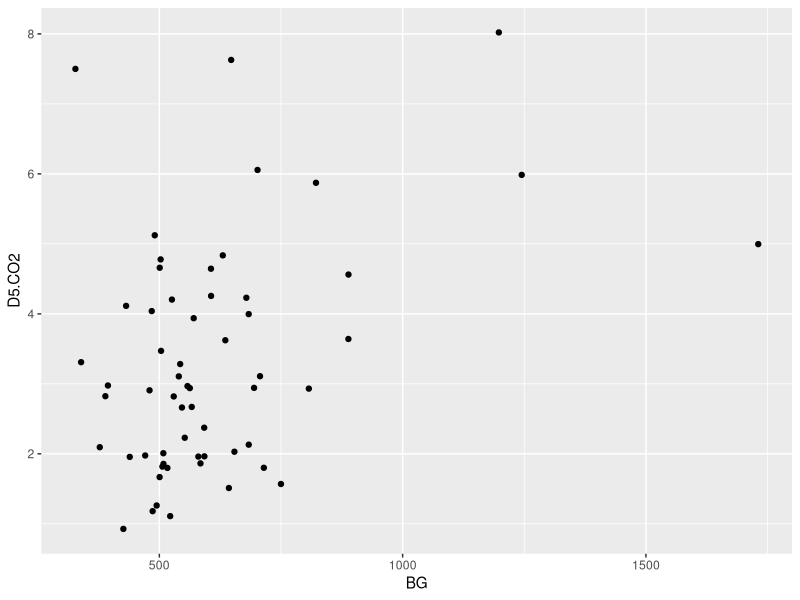
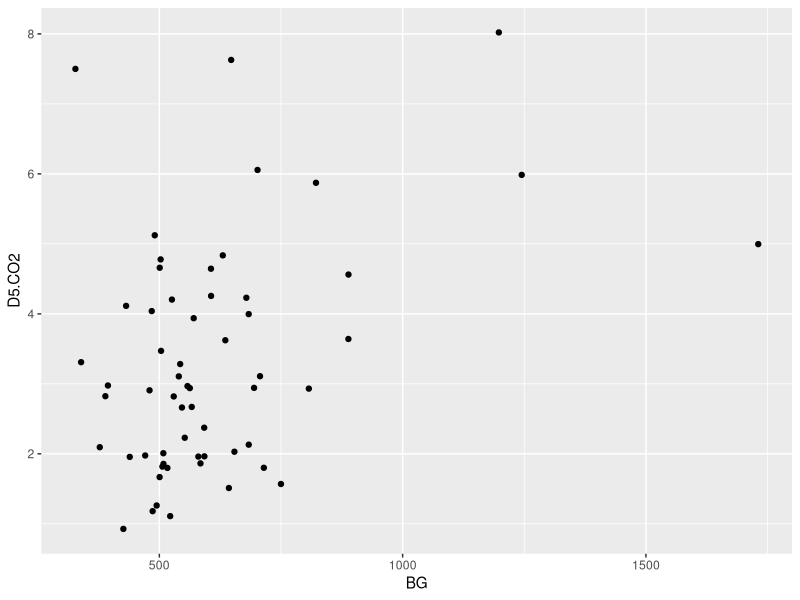
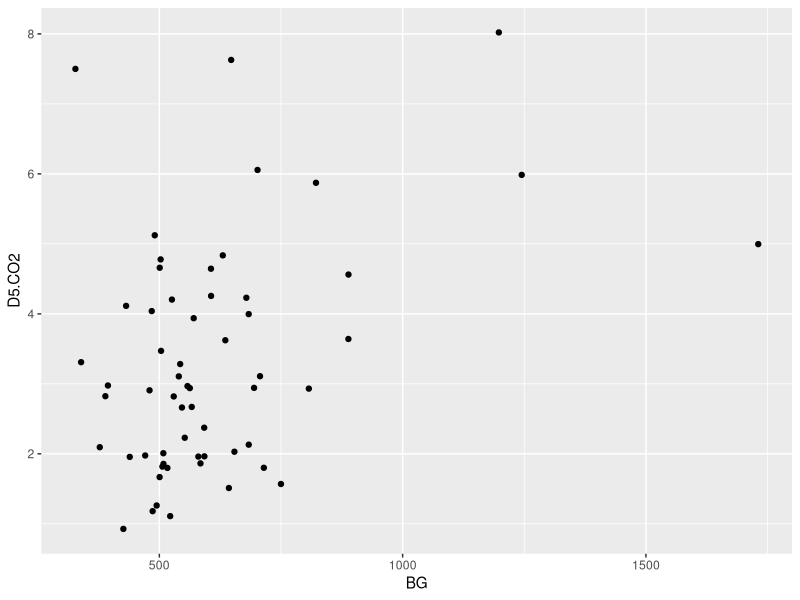
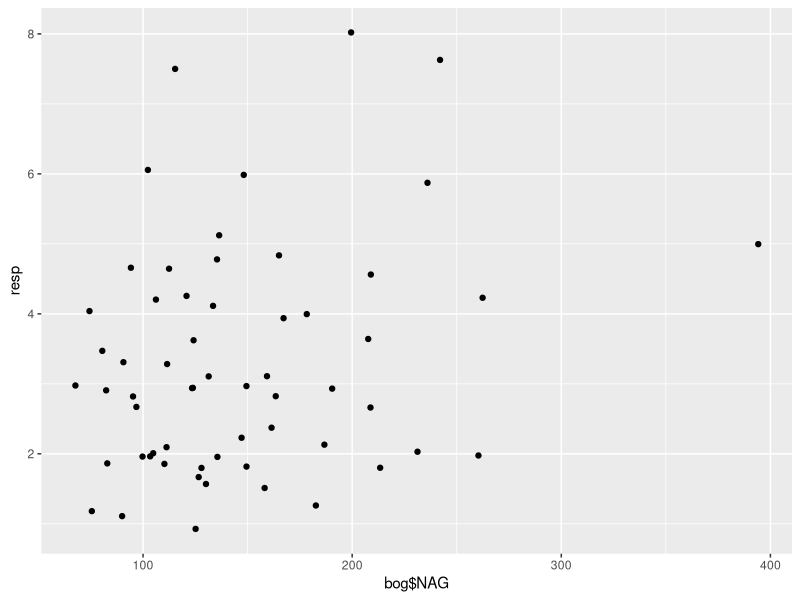
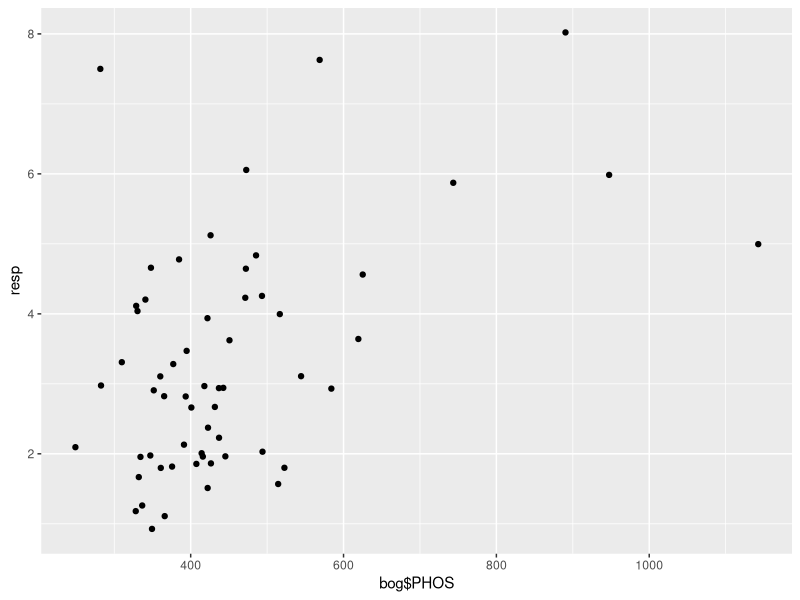
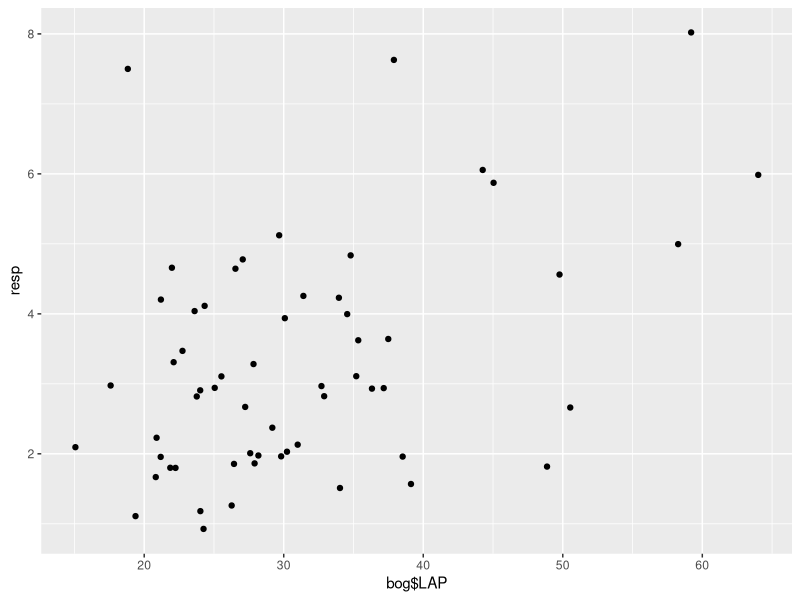
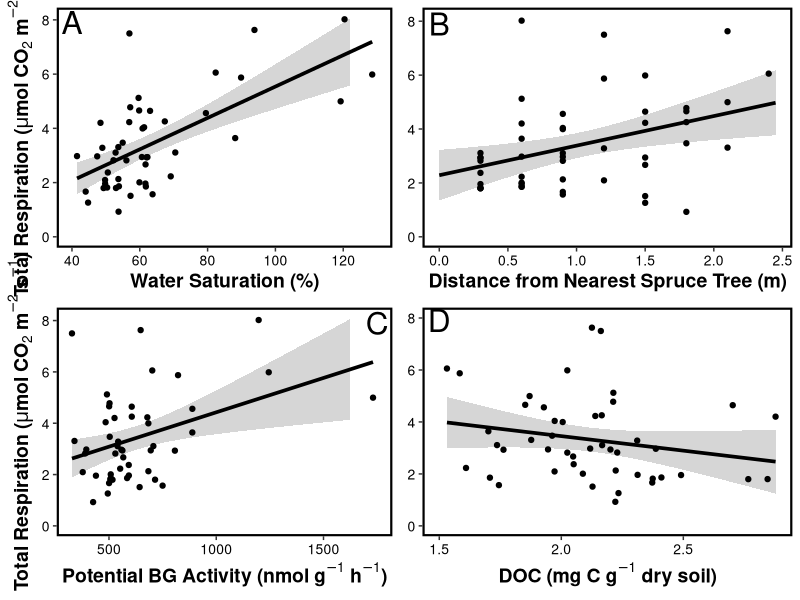
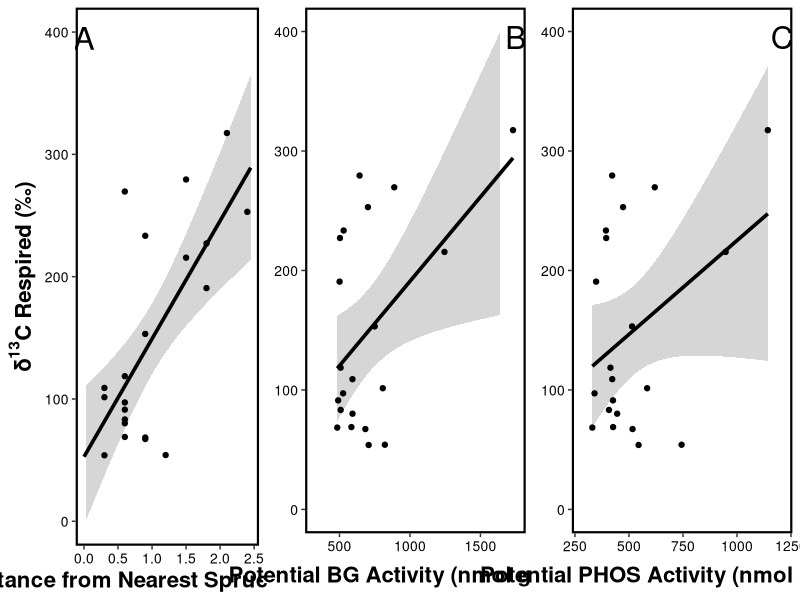

R code for these plots, in order: (Note: this script raises an error after producing the figures.)
### Currrent code for bog paper analyses and figures
### Kenna Rewcastle
### March 6th, 2018
### Revised June 14, 2019

library(ggplot2)
library(dplyr)
library(MASS)
library(stats)
library(gridExtra)
library(knitr)
library(kableExtra)


# Master Data Frame ******SKIP THIS SECTION ***** ------------------------------------------
#bog1<-read.csv("bog_2015.csv")
#bog<-filter(bog1,GWC!="NA")

# Compress enzymes into a total nutrient enzyme activity parameter and a total carbon enzyme activity parameter.

# nutrient enzymes
#NAG<-bog$NAG
#PHOS<-bog$PHOS
#LAP<-bog$LAP 
#enzyNut<-NAG+PHOS+LAP

# carbon enzymes
#CBH<-bog$CBH
#AG<-bog$AG
#BG<-bog$BG
#enzyC<-CBH+AG+BG

# add total enzyme columns to main dataframe
#bog<-cbind(bog,enzyNut,enzyC)

#bog[51,31]<-NA # Excludes one very clear outlier (screwed up analysis?) MBC point

# data frame without NAs for step AIC function
#realbog<-filter(bog,MBC.mg.C.g.1.dry.soil!="NA")

#write.csv(bog,file="Master_BOG2015_forR.csv",row.names=FALSE)
#write.csv(realbog,file="BOG2015_for_stepAIC.csv",row.names=FALSE)


# ANALYSES FOR MANUSCRIPT BODY --------------------------------------------
bog<-read.csv("Master_BOG2015_forR.csv")
realbog<-read.csv("BOG2015_for_stepAIC.csv")
bog_starch<-filter(realbog,carbon=="label")

# Scale C and N values  ----------------

# Reviewer 2 didn't like the idea of adding enzyme activities together to come up with a composite enzyme activity. To address this, I've scaled the enzyme activities so that the magnitude each of the three individual activities in the composite variable are comparable. Resp x each enzyme and d13 by each enzyme will be included in the supplemental material.


# RESPIRATION --------------------------------------------
resp<-bog$D5.CO2

# Carbon enzymes
bg_resp<-lm(resp~bog$BG)
summary(bg_resp) # p = 0.003, R2 = 0.1327
qplot(x=BG,y=D5.CO2,data=bog)

ag_resp<-lm(resp~bog$AG)
summary(ag_resp) # p = 0.990, R2 = -0.01754
qplot(x=BG,y=D5.CO2,data=bog)

cbh_resp<-lm(resp~bog$CBH)
summary(cbh_resp) # p = 0.007 R2 = 0.1067
qplot(x=BG,y=D5.CO2,data=bog)


# Nutrient enzymes
nag_resp<-lm(resp~bog$NAG) 
summary(nag_resp) # p = 0.063 R2 = 0.042
qplot(bog$NAG,resp)

phos_resp<-lm(resp~bog$PHOS)
summary(phos_resp) # p = 0.0001 R2 = 0.2157
qplot(bog$PHOS,resp)

lap_resp<-lm(resp~bog$LAP)
summary(lap_resp) # p = 0.0007938 R2 = 0.1662
qplot(bog$LAP,resp)

##### Model selection using step AIC for resp predictors. These parameters are for the scenario where we include 

resp<-realbog$D5.CO2
MBC<-realbog$MBC.mg.C.g.1.dry.soil
# logMBC<-log(MBC) # Data is slightly more normally distributed... Not enough to matter!
# resp_enzyC<-realbog$enzyC
# resp_enzyNut<-realbog$enzyNut
sat<-realbog$per..saturation
pH<-realbog$pH
DOC<-realbog$DOC..mg.C.g.1.dry.soil.
CN<-realbog$peat.C.N
spruce<-realbog$Dist..Spruce..m.
blub<-realbog$Dist..Blueberry..m.

enzy_C_scale<-data.frame("AG_scale"=realbog$AG,"BG_scale"=realbog$BG,"CBH_scale"=realbog$CBH)
enzy_C_scale<-scale(enzy_C_scale,center=FALSE,scale=TRUE)
sum_C_scale<-enzy_C_scale[,1] + enzy_C_scale[,2] + enzy_C_scale[,3]

enzy_nut_scale<-data.frame("NAG_scale"=realbog$NAG,"PHOS_scale"=realbog$PHOS,"LAP_scale"=realbog$LAP)
enzy_nut_scale<-scale(enzy_nut_scale,center=FALSE,scale=TRUE)
sum_nut_scale<-enzy_nut_scale[,1] + enzy_nut_scale[,2] + enzy_nut_scale[,3]

AG<-realbog$AG
BG<-realbog$BG
CBH<-realbog$CBH
NAG<-realbog$NAG
LAP<-realbog$LAP
PHOS<-realbog$PHOS

# These parameters are on the full dataset (n=59) and excludes MBC and DOC
# resp<-bog$D5.CO2
# resp_enzyC<-bog$enzyC
# resp_enzyNut<-bog$enzyNut
# sat<-bog$per..saturation
# pH<-bog$pH
# CN<-bog$peat.C.N
# spruce<-bog$Dist..Spruce..m.
# blub<-bog$Dist..Blueberry..m.

# Figure out parameter order in initial model by comparing resp~paramater R2

# predict1<-data.frame(MBC,resp_enzyC,resp_enzyNut,sat,pH,DOC,CN,spruce,blub)
# predict1<-data.frame(sum_C_scale,sum_nut_scale,sat,pH,CN,spruce,blub,MBC,DOC)
predict1<-data.frame(AG,BG,CBH,NAG,PHOS,LAP,sat,pH,CN,spruce,blub,MBC,DOC)

param_R2<-function(predict,response){
  N<-ncol(predict)
  R2vect<-c()
  for (i in 1:N) {
    regression<-lm(response~predict[,i])
    R2vect[i]<-summary(regression)$adj.r.squared
  }
  results<-data.frame(names(predict),R2vect)
  colnames(results)<-c("Predictor","R2")
  results<-results[order(-results$R2),] 
  return(results)
}

resp_rs<-param_R2(predict=predict1,response=resp)
print(resp_rs)

# StepAIC model selection 

library(MASS)

mod001<-lm(resp~sat+ PHOS+ LAP+ MBC+ BG+ spruce+ CBH+ NAG+ DOC+ pH+ blub+ CN+ AG)
# mod001<-lm(resp~sat+ resp_enzyNut+ spruce+ resp_enzyC+ pH+ CN+ blub)
startmod<-lm(resp~1)
stepmod001<-stepAIC(startmod,direction="both",scope=resp~sat+ PHOS+ LAP+ MBC+ BG+ spruce+ CBH+ NAG+ DOC+ pH+ blub+ CN+ AG) # best model: resp ~ sat + BG + spruce + DOC, AIC = 19.5
summary(stepmod001)

mod1<-lm(resp~sat)
summary(mod1)
mod2<-lm(resp~sat+BG)
summary(mod2)
mod3<-lm(resp~sat+BG+spruce)
summary(mod3)
mod4<-lm(resp~sat+BG+spruce+DOC)
summary(mod4)

##### Linear regressions between parameters in best fit model and resp

resp_sat<-lm(resp~sat)
summary(resp_sat) # p < 0.001, R2 = 0.411

resp_sat_plot<-ggplot(data=realbog,aes(x=sat,y=resp)) +
  geom_smooth(method=lm,formula=y~x,colour="black",size=1.25) +
  geom_point() +
  ylim(0,8.1) +
  ylab(expression(bold(paste("Total Respiration (",mu,"mol"," ","CO"[2]," ","m"^-2," s"^-1,")")))) +
  xlab(label="Water Saturation (%)") +
  coord_cartesian(xlim=c(40,130), ylim=c(0,8.05)) + # Makes sure that CI and line fit extend to edge of graph
  annotate("text", x = 40, y = 7.9, label = "A", size=8, color="black") +
  theme(panel.grid.minor=element_blank(),
        panel.grid.major=element_blank(),
        axis.text=element_text(colour="black",size=10),
        axis.title=element_text(size=14,face="bold"),
        panel.border=element_rect(fill=NA,colour="black",size=1.5),
        panel.background=element_rect(fill=NA)
  )

resp_spruce<-lm(resp~spruce)
summary(resp_spruce) # p = 0.007, R2 = 0.13

resp_spruce_plot<-ggplot(data=realbog,aes(x=spruce,y=resp)) +
  geom_smooth(method=lm,formula=y~x,fullrange=TRUE,colour="black",size=1.25) +
  geom_point() +
  ylab(label=NULL) +
  xlab(label="Distance from Nearest Spruce Tree (m)") +
  ylim(0,8.1) +
  xlim(0,2.45) +
  annotate("text", x = 0, y = 7.9, label = "B", size=8, color="black") +
  theme(panel.grid.minor=element_blank(),
        panel.grid.major=element_blank(),
        axis.text=element_text(colour="black",size=10),
        axis.title=element_text(size=14,face="bold"),
        panel.border=element_rect(fill=NA,colour="black",size=1.5),
        panel.background=element_rect(fill=NA)
  )

resp_BG_mod<-lm(resp~BG) # p = 0.007, R2 = 0.129
summary(resp_BG_mod)

resp_BG_plot<-ggplot(data=realbog,aes(x=BG,y=resp)) +
  geom_smooth(method=lm,formula=y~x,colour="black",size=1.25) +
  geom_point() +
  ylab(expression(bold(paste("Total Respiration (",mu,"mol"," ","CO"[2]," ","m"^-2," s"^-1,")")))) +
  xlab(expression(bold(paste("Potential BG Activity"," (nmol"," g"^-1," h"^-1,")")))) +
  ylim(0,8.1) +
  annotate("text", x = 1750, y = 7.9, label = "C", size=8, color="black") +
  theme(panel.grid.minor=element_blank(),
        panel.grid.major=element_blank(),
        axis.text=element_text(colour="black",size=10),
        axis.title=element_text(size=14,face="bold"),
        panel.border=element_rect(fill=NA,colour="black",size=1.5),
        panel.background=element_rect(fill=NA)
  )

resp_DOC<-lm(resp~DOC) # p = 0.16, R2 = 0.022
summary(resp_DOC)

resp_DOC_plot<-ggplot(data=realbog,aes(x=DOC,y=resp)) +
  geom_smooth(method=lm,formula=y~x,colour="black",size=1.25) +
  geom_point() +
  ylab(label=NULL) +
  xlab(expression(bold(paste("DOC (mg C ","g"^-1," dry soil)")))) +
  ylim(0,8) +
  annotate("text", x = 1.5, y = 7.9, label = "D", size=8, color="black") +
  theme(panel.grid.minor=element_blank(),
        panel.grid.major=element_blank(),
        axis.text=element_text(colour="black",size=10),
        axis.title=element_text(size=14,face="bold"),
        panel.border=element_rect(fill=NA,colour="black",size=1.5),
        panel.background=element_rect(fill=NA)
  )

##### Panneled figure for best predictor regressions

library(gridExtra)
Figure2<-grid.arrange(resp_sat_plot,resp_spruce_plot,resp_BG_plot,resp_DOC_plot,nrow=2)
ggsave(filename="Figure2.pdf",plot=Figure2,dpi=300,width=8.75,height=7.5,units="in")

##### Model selection using step AIC for d13 predictors.

bog_starch<-filter(realbog,carbon=="label")

d13<-bog_starch$D5.d13
MBC<-bog_starch$MBC.mg.C.g.1.dry.soil
starch_enzyC<-bog_starch$enzyC
starch_enzyNut<-bog_starch$enzyNut
sat<-bog_starch$per..saturation
pH<-bog_starch$pH
DOC<-bog_starch$DOC..mg.C.g.1.dry.soil.
CN<-bog_starch$peat.C.N
spruce<-bog_starch$Dist..Spruce..m.
blub<-bog_starch$Dist..Blueberry..m.
resp<-bog_starch$D5.CO2
AG<-bog_starch$AG
BG<-bog_starch$BG
CBH<-bog_starch$CBH
NAG<-bog_starch$NAG
PHOS<-bog_starch$PHOS
LAP<-bog_starch$LAP

# Scale enzyme parameters
enzy_C_scale<-data.frame("AG_scale"=bog_starch$AG,"BG_scale"=bog_starch$BG,"CBH_scale"=bog_starch$CBH)
enzy_C_scale<-scale(enzy_C_scale,center=FALSE,scale=TRUE)
sum_C_scale<-enzy_C_scale[,1] + enzy_C_scale[,2] + enzy_C_scale[,3]

enzy_nut_scale<-data.frame("NAG_scale"=bog_starch$NAG,"PHOS_scale"=bog_starch$PHOS,"LAP_scale"=bog_starch$LAP)
enzy_nut_scale<-scale(enzy_nut_scale,center=FALSE,scale=TRUE)
sum_nut_scale<-enzy_nut_scale[,1] + enzy_nut_scale[,2] + enzy_nut_scale[,3]

# Figure out parameter order in initial model by comparing resp~paramater R2

predict2<-data.frame(MBC,AG,BG,CBH,NAG,LAP,PHOS,sat,pH,DOC,CN,spruce,blub)
# predict2<-data.frame(starch_enzyC,starch_enzyNut,sat,pH,CN,spruce,blub)

starch_rs<-param_R2(predict=predict2,response=d13)
print(starch_rs)

# StepAIC model selection
library(MASS)

mod002<-lm(d13~spruce+ MBC+ BG+ CBH+ sat+ LAP+ PHOS+ AG+ NAG+ DOC+ CN+ blub+ pH)
# mod002<-lm(d13~spruce+ starch_enzyC+ sat+ starch_enzyNut+ CN+ pH+ blub)
# Best model: resp~ spruce+ starch_enzyC + starch_enzyNut 
startmod<-lm(d13~1)
stepmod002<-stepAIC(startmod,direction="both",scope=d13~spruce+ MBC+ BG+ CBH+ sat+ LAP+ PHOS+ AG+ NAG+ DOC+ CN+ blub+ pH)
summary(stepmod002) # best model = spruce + BG + PHOS

mod01<-lm(d13~spruce)
summary(mod01)
mod02<-lm(d13~spruce+ BG)
summary(mod02)
mod03<-lm(d13~spruce + BG + PHOS)
summary(mod03)

##### Linear regressions between parameters in best fit model and d13

d13_spruce<-lm(d13~spruce)
summary(d13_spruce) # p = 0.002, R2 = 0.35

d13_spruce_plot<-ggplot(data=bog_starch,aes(x=spruce,y=d13)) +
  geom_smooth(method=lm,formula=y~x,fullrange=TRUE,colour="black",size=1.25) +
  geom_point() +
  ylab(label=expression(bold(paste("\u03B4"^{bold("13")}, "C Respired (\u2030)")))) +
  xlab(label="Distance from Nearest Spruce Tree (m)") +
  ylim(0,400) +
  xlim(0,2.45) +
  annotate("text", x = 0, y = 395, label = "A", size=8, color="black") +
  theme(panel.grid.minor=element_blank(),
        panel.grid.major=element_blank(),
        axis.text=element_text(colour="black",size=10),
        axis.title.y=element_text(size=16,face="bold"),
        axis.title.x=element_text(size=16,face="bold"),
        panel.border=element_rect(fill=NA,colour="black",size=1.5),
        panel.background=element_rect(fill=NA)
  )

d13_BG<-lm(d13~BG) # p = 0.010, R2 = 0.2515
summary(d13_BG)

d13_BG_plot<-ggplot(data=bog_starch,aes(x=BG,y=d13)) +
  geom_smooth(method=lm,formula=y~x,colour="black",size=1.25) +
  geom_point() +
  ylab(label=NULL) +
  xlab(expression(bold(paste("Potential BG Activity"," (nmol"," g"^-1," h"^-1,")")))) +
  ylim(0,400) +
  annotate("text", x = 1750, y = 395, label = "B", size=8, color="black") +
  theme(panel.grid.minor=element_blank(),
        panel.grid.major=element_blank(),
        axis.text=element_text(colour="black",size=10),
        axis.title.y=element_text(size=16,face="bold"),
        axis.title.x=element_text(size=16,face="bold"),
        panel.border=element_rect(fill=NA,colour="black",size=1.5),
        panel.background=element_rect(fill=NA)
  )

d13_PHOS<-lm(d13~PHOS) # p = 0.048, R2 = 0.14
summary(d13_PHOS)

d13_PHOS_plot<-ggplot(data=bog_starch,aes(x=PHOS,y=d13)) +
  geom_smooth(method=lm,formula=y~x,colour="black",size=1.25) +
  geom_point() +
  ylab(label=NULL) +
  xlab(expression(bold(paste("Potential PHOS Activity"," (nmol"," g"^-1," h"^-1,")")))) +
  ylim(0,400) +
  annotate("text", x = 1210, y = 395, label = "C", size=8, color="black") +
  theme(panel.grid.minor=element_blank(),
        panel.grid.major=element_blank(),
        axis.text=element_text(colour="black",size=10),
        axis.title.y=element_text(size=16,face="bold"),
        axis.title.x=element_text(size=16,face="bold"),
        panel.border=element_rect(fill=NA,colour="black",size=1.5),
        panel.background=element_rect(fill=NA)
  )

##### Panneled figure for best predictor regressions

library(gridExtra)
Figure1<-grid.arrange(d13_spruce_plot,d13_BG_plot,d13_PHOS_plot,nrow=1)
# ggsave(filename="Figure1.jpeg",plot=Figure1,dpi=300,width=11,units="in")

###### Does respiration predict d13?
starch_resp<-lm(d13~resp)
summary(starch_resp) # no, p=0.88
qplot(x=resp,y=d13)

##### Mean bog properties table

# Use full dataset that includes NAs, bog1
bog1<-read.csv("bog_2015.csv")
names(bog1)

blub<-bog1$Dist..Blueberry..m.
spruce<-bog1$Dist..Spruce..m.
sat<-bog1$per..saturation
pH<-bog1$pH
peatCN<-bog1$peat.C.N
DOC<-bog1$DOC..mg.C.g.1.dry.soil.
DON<-bog1$DON..mg.N.g.1.dry.soil.
MBC<-bog1$MBC.mg.C.g.1.dry.soil
MBN<-bog1$MBN.mg.N.g.1.dry.soil
enzyC<-(bog1$AG + bog1$BG + bog1$CBH)
enzyN<-(bog1$NAG + bog1$PHOS + bog1$LAP)

tableDat<-data.frame(blub,spruce,sat,pH,peatCN,DOC,DON,MBC,MBN,enzyC,enzyN)

#########################################################################################################
# FUNCTION: bogMean
# Calculates site-level mean and standard deviation of all bog properties
# input: dat: data frame where columns are individual parameters and rows are observations across parameters for an individual mesocosm
# output: data frame listing mean and sd for each parameter
#--------------------------------------------------------------------------------------------------------

bogMean<-function(dat=NULL) {
  if(is.null(dat)) { # Minimalist code for default data frame to test function
    var1<-runif(10)
    var2<-runif(10)
    dat<-data.frame(var1,var2)
  }
  
  N<-ncol(dat)
  
  param<-c()
  meanDat<-c()
  sdDat<-c()
  sumDat<-data.frame(param,meanDat,sdDat)
  
  namesDat<-names(dat)
  
  for(i in 1:N) {
    meanVar<-mean(dat[,i], na.rm=TRUE) # removes NAs from a column before calculating mean
    sdVar<-sd(dat[,i], na.rm=TRUE)
    name<-namesDat[i]
    
    sumDat[i,1]<-name
    sumDat[i,2]<-meanVar
    sumDat[i,3]<-sdVar
  }
  
  names(sumDat)<-c("Parameter","Mean","Standard Deviation")
  return(sumDat)
}
#_________________________________________________________________

tableOutput<-bogMean(dat=tableDat)
write.csv(tableOutput,file="table_means.csv") # Creates a .csv file in working directory with parameters and their means and sds. This data goes into a .csv file that will be used as the skeleton for a kable table.

# See markdown file --> knit to pdf for using kable to make table look pretty for manuscript.



# SUPPLEMENTARY FIGURES ---------------------------------------------------

##### Mesh size does not affect microbial biomass (plot and stats)

mesh<-as.factor(bog$treatment)
MBC<-bog$MBC.mg.C.g.1.dry.soil

mesh_MBC<-lm(MBC~mesh)
anova(mesh_MBC) # p = 0.204, F = 1.646
summary(mesh_MBC)

mesh_cols<-c("1"="grey60","2"="grey32","3"="black")
mesh_scale<-c(1,2,3)

mesh_MBC_fig<-ggplot(data=bog,aes(x=mesh,y=MBC)) +
  geom_boxplot(lwd=1.5) +
  labs(x="Mesh Size",y=bquote(bold('Microbial Biomass C (mg C '*g^-1*' dry soil)'))) +
  # scale_colour_manual(values=mesh_cols,labels=c("1.45 mm","55 \u03BCm","5 \u03BCm"),guide=FALSE) + 
  # weird text is unicode for mu
  annotate("text",x=3.4,y=4.1,label="A",size=10) +
  scale_x_discrete(limits=mesh_scale, labels=c("1.45 mm","55 \u03BCm","5 \u03BCm")) +
  theme(panel.grid.minor=element_blank(),panel.grid.major=element_blank(),
        axis.text=element_text(colour="black",size=10),
        axis.title=element_text(size=14,face="bold"),
        panel.border=element_rect(fill=NA,colour="black",size=1.5),
        panel.background=element_rect(fill=NA))

mesh_MBC_fig

##### Mesh size does not affect peat water saturation (plot and stats)

mesh<-as.factor(bog$treatment)
sat<-bog$per..saturation

mesh_sat<-lm(sat~mesh)
anova(mesh_sat) # p = 0.09372, F = 2.470
summary(mesh_sat)

mesh_cols<-c("1"="grey60","2"="grey32","3"="black")
mesh_scale<-c(1,2,3)

mesh_sat_fig<-ggplot(data=bog,aes(x=mesh,y=sat)) +
  geom_boxplot(lwd=1.5) +
  labs(x="Mesh Size",y="% Water Saturation") +
  # scale_colour_manual(values=mesh_cols,labels=c("1.45 mm","55 \u03BCm","5 \u03BCm"),guide=FALSE) + 
  # weird text is unicode for mu
  annotate("text",x=3.4,y=128,label="B",size=10) +
  scale_x_discrete(limits=mesh_scale, labels=c("1.45 mm","55 \u03BCm","5 \u03BCm")) +
  theme(panel.grid.minor=element_blank(),panel.grid.major=element_blank(),
        axis.text=element_text(colour="black",size=10),
        axis.title=element_text(size=14,face="bold"),
        panel.border=element_rect(fill=NA,colour="black",size=1.5),
        panel.background=element_rect(fill=NA))

mesh_sat_fig

##### Paneled figure for supplemental Figure S1

library(gridExtra)
S1<-grid.arrange(mesh_MBC_fig,mesh_sat_fig,nrow=1)
ggsave(filename="S1.jpeg",plot=S1,dpi=300)

##### Labeled starch treatment was successful (increase in 13C CO2 respiration in labeled mesocosms)

carbon<-as.factor(bog$carbon)
d13<-bog$D5.d13

d13effect<-t.test(formula=d13~carbon) # p < 0.001, t = -9.5717
labeled<-filter(bog,carbon=="label")
water<-filter(bog,carbon=="control")
mean(labeled$D5.d13) # 134.38
sd(labeled$D5.d13) # 82.99
mean(water$D5.d13) # -7.82
sd(water$D5.d13) # 6.65

# Figure for S2
d13_scale<-c(1,2)

d13effect_fig<-ggplot(data=bog,aes(x=carbon,y=d13)) +
  geom_boxplot(lwd=1.5) +
  labs(x=expression(bold(paste(text=" "^{bold("13")},"C"," Starch Addition"))),y=expression(bold(paste("\u03B4"^{bold("13")}, "C Respired (\u2030)")))) +
  scale_x_discrete(labels=c("control"="Control","label"="Labeled")) +
  theme(panel.grid.minor=element_blank(),panel.grid.major=element_blank(),
        axis.text.y=element_text(colour="black",size=10),
        axis.text.x=element_text(colour="black",size=14),
        axis.title=element_text(size=14,face="bold"),
        panel.border=element_rect(fill=NA,colour="black",size=1.5),
        panel.background=element_rect(fill=NA))

## Save plot
ggsave(filename="S2.jpeg",plot=d13effect_fig,dpi=300)


#### Starch addition treatment doesn't affect: total resp, microbial biomass, enzyme activity (all 6), peat saturation, pH

carbon<-as.factor(bog$carbon)
resp<-bog$D5.CO2
MBC<-bog$MBC.mg.C.g.1.dry.soil
AG<-bog$AG
BG<-bog$BG
CBH<-bog$CBH
NAG<-bog$NAG
PHOS<-bog$PHOS
LAP<-bog$LAP
sat<-bog$per..saturation
pH<-bog$pH
DOC<-bog$DOC..mg.C.g.1.dry.soil.
CN<-bog$peat.C.N


# t-tests first
t.test(formula=resp~carbon) # t = -0.63, p = 0.53
t.test(formula=MBC~carbon) # t = -0.98, p = 0.33
t.test(formula=AG~carbon) # t = 0.43, p = 0.67
t.test(formula=BG~carbon) # check output summary below for t and p values
t.test(formula=CBH~carbon) 
t.test(formula=NAG~carbon) 
t.test(formula=PHOS~carbon) 
t.test(formula=LAP~carbon) 
starch_enzyC<-t.test(formula=enzyC~carbon)
starch_enzyNut<-t.test(formula=enzyNut~carbon)
starch_sat<-t.test(formula=sat~carbon)  
starch_pH<-t.test(formula=pH~carbon) 
starch_DOC<-t.test(formula=DOC~carbon) 
starch_CN<-t.test(formula=CN~carbon) 

# MIGHT need to build a supplemental figure displaying all of this

##### Respiration and d13 by DOC and MBC to validate removing from model selection

DOC_resp<-lm(resp~DOC)
summary(DOC_resp)

MBC_resp<-lm(resp~MBC)
summary(MBC_resp)

DOC_d13<-lm(d13~DOC)
summary(DOC_d13)

MBC_d13<-lm(d13~MBC)
summary(MBC_d13)

##### Atom percent 13CO2 across sampling days

five_day_atom<-c(bog_starch$D1.13C.atom..,bog_starch$D2.13C.atom..,bog_starch$D3.13C.atom..,bog_starch$D4.13C.atom..,bog_starch$D5.13C.atom..)

atom_days<-rep(1:5,each=22)

atom_dat<-data.frame("Day"=atom_days,"Atom_Percent"=five_day_atom)
atom_dat$Day<-as.factor(atom_dat$Day)

# I think boxplots are the correct way to do this...
atom_days_fig<-ggplot(data=atom_dat,aes(x=Day,y=Atom_Percent)) +
    geom_boxplot(lwd=1) +
    labs(y=expression(bold(paste(text=" "^{bold("13")},"C"," Atom % in ","CO"[bold(2)]))),x=expression(bold(paste(text="Days After"," "^{bold("13")},"C","-Starch Addition")))) +
    theme(panel.grid.minor=element_blank(),panel.grid.major=element_blank(),
          axis.text.y=element_text(colour="black",size=10),
          axis.text.x=element_text(colour="black",size=14),
          axis.title=element_text(size=14,face="bold"),
          panel.border=element_rect(fill=NA,colour="black",size=1.5),
          panel.background=element_rect(fill=NA))

atom_days_smooth<-ggplot(data=atom_dat,aes(x=as.numeric(atom_dat$Day),y=Atom_Percent)) +
  geom_point() +
  geom_smooth(col="black") +
  labs(y=expression(bold(paste(text=" "^{bold("13")},"C"," Atom % in ","CO"[bold(2)]))),x=expression(bold(paste(text="Days After"," "^{bold("13")},"C","-Starch Addition")))) +
  theme(panel.grid.minor=element_blank(),panel.grid.major=element_blank(),
        axis.text.y=element_text(colour="black",size=10),
        axis.text.x=element_text(colour="black",size=14),
        axis.title=element_text(size=14,face="bold"),
        panel.border=element_rect(fill=NA,colour="black",size=1.5),
        panel.background=element_rect(fill=NA))

##### Atom percent 13CO2 across sampling days

five_day_d13<-c(bog_starch$D1.d13,bog_starch$D2.d13,bog_starch$D3.d13,bog_starch$D4.d13,bog_starch$D5.d13)

d13_days<-rep(1:5,each=22)

d13_dat<-data.frame("Day"=d13_days,"d13"=five_day_d13)
d13_dat$Day<-as.factor(d13_dat$Day)

d13_days_fig<-ggplot(data=d13_dat,aes(x=Day,y=d13)) +
  geom_boxplot(lwd=1) +ylab(label=expression(bold(paste("\u03B4"^{bold("13")}, "C Respired (\u2030)")))) +
  labs(y=expression(bold(paste("\u03B4"^{bold("13")}, "C Respired (\u2030)"))),x=expression(bold(paste(text="Days After"," "^{bold("13")},"C","-Starch Addition")))) +
  theme(panel.grid.minor=element_blank(),panel.grid.major=element_blank(),
        axis.text.y=element_text(colour="black",size=10),
        axis.text.x=element_text(colour="black",size=14),
        axis.title=element_text(size=14,face="bold"),
        panel.border=element_rect(fill=NA,colour="black",size=1.5),
        panel.background=element_rect(fill=NA))

ggsave(filename="d13_5_days.jpg",plot=d13_days_fig)

# Distrubtion in mesocosm proximity to spruce, blueberry ------------------

Distance<-c(bog$Dist..Spruce..m.,bog$Dist..Blueberry..m.)
Tree<-c(rep("spruce",times=59),rep("blub",times=59))
dist_df<-data.frame("Tree"=Tree,"Distance"=Distance)

ggplot(data=dist_df, aes(dist_df$Distance,fill=dist_df$Tree)) + 
  geom_density(alpha=0.7) +
  labs(fill="Focal plant species",x="Mesocosm distance to nearest stem (m)",y="Density") +
  scale_fill_discrete(labels=c("spruce"="black spruce","blub"="blueberry")) +
  theme_classic()

ggsave(filename="Plant_dist.jpg")



# Is water-microbial activity relationship driven by pH? ------------------

#### Water saturation vs. pH
sat_pH<-ggplot(data=bog,aes(x=bog$per..saturation,y=bog$pH)) +
  geom_smooth(method=lm,formula=y~x,colour="black",size=1.25) +
  geom_point() +
  ylab(expression(bold(paste("pH")))) +
  xlab(label="Water Saturation (%)") +
  theme(panel.grid.minor=element_blank(),
        panel.grid.major=element_blank(),
        axis.text=element_text(colour="black",size=10),
        axis.title=element_text(size=14,face="bold"),
        panel.border=element_rect(fill=NA,colour="black",size=1.5),
        panel.background=element_rect(fill=NA)
  )

sat_pH_mod<-lm(bog$pH~bog$per..saturation)
summary(sat_pH_mod) # Significant, p =0.02575, F = 5.244

resp_sat_pH<-lm(bog$D5.CO2~bog$per..saturation*bog$pH)
summary(resp_sat_pH)

resp_pH<-lm(bog$D5.CO2~bog$pH)
summary(resp_pH)
# While there is a negative relationship between peat saturation and pH (p =0.02575, F = 5.244), this relationship does not seem to confound the strong correlation between peat saturation and respiration, as there is no indication of an impact of pH alone (p = 0.08687, F = 3.035) or an interactive effect between pH and peat saturation on heterotrophic respiration (p = 0.983, F = 12.87).
